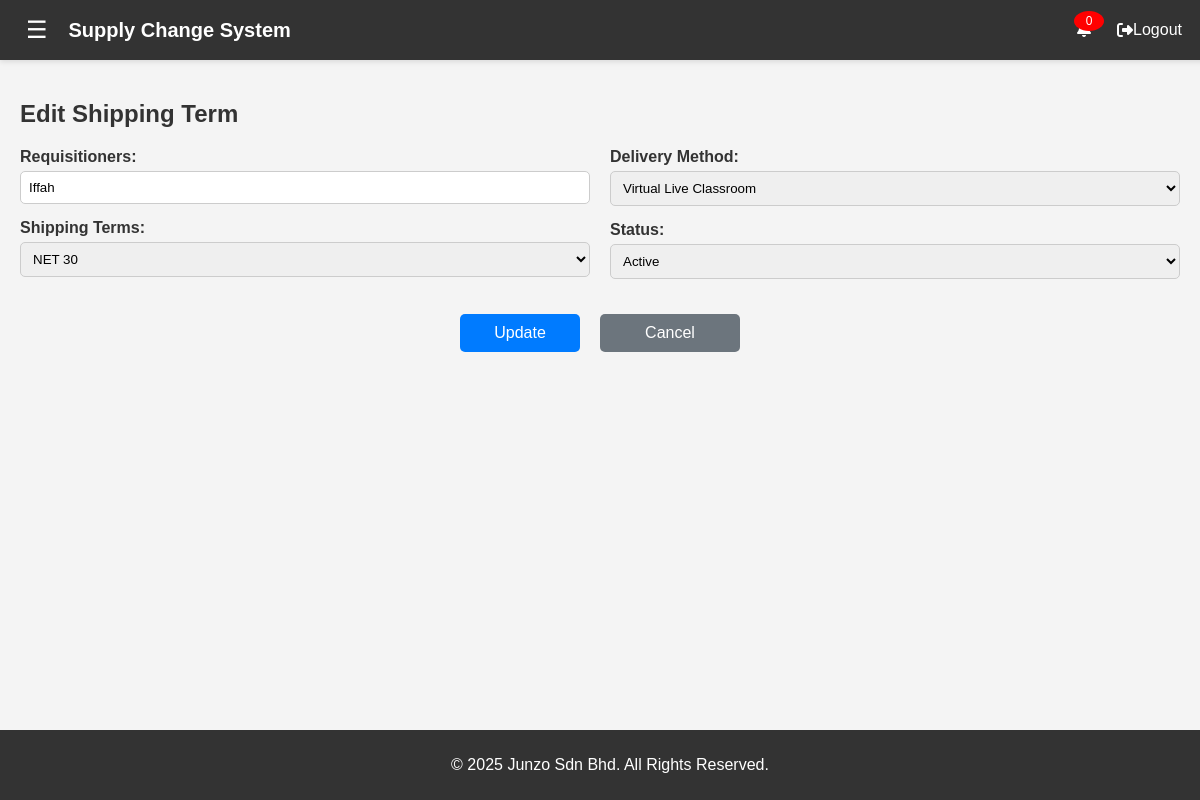
The page /edit_shipping.php?id=1 (signed in) on the database its author committed.
### tables this page shows
CREATE TABLE `shipping_terms` (
  `shipping_id` int(11) NOT NULL,
  `date_created` timestamp NOT NULL DEFAULT current_timestamp(),
  `last_updated` timestamp NOT NULL DEFAULT current_timestamp() ON UPDATE current_timestamp(),
  `requisitioners` varchar(255) NOT NULL,
  `shipping_terms` enum('FOB','CIF','NET 30','NET 14','NET 60') NOT NULL,
  `deliver_via` enum('Virtual Live Classroom','Face to Face','Hybrid','E-Learning','Certification','Onsite Client Location') NOT NULL,
  `status` enum('Inactive','Active') NOT NULL DEFAULT 'Active'
);

### edit_shipping.php (the view, shortened to what this page needs)
<?php
include 'header.php';
$shipping_id = $_GET['id'];
$query = "SELECT * FROM shipping_terms WHERE shipping_id = ?";
$stmt = $conn->prepare($query);
$stmt->bind_param("i", $shipping_id);
$stmt->execute();
$result = $stmt->get_result();
$shipping = $result->fetch_assoc();
?>
<body>
<div class="container">
    <h2>Edit Shipping Term</h2>
    <form action="update_shipping.php" method="post">
        <div class="form-container">
            <div class="form-column">
                <div class="form-group">
                    <label>Requisitioners:</label>
                    <input type="text" name="requisitioners" value="<?php echo $shipping['requisitioners']; ?>" required>
                </div>
                <div class="form-group">
                    <label>Shipping Terms:</label>
                    <select name="shipping_terms" required>
                        <option value="NET 30" <?php if ($shipping['shipping_terms'] == 'NET 30') echo 'selected'; ?>>NET 30</option>
                    </select>
                </div>
            </div>
            <div class="form-column">
                <div class="form-group">
                    <label>Delivery Method:</label>
                    <select name="deliver_via" required>
                        <option value="Virtual Live Classroom" <?php if ($shipping['deliver_via'] == 'Virtual Live Classroom') echo 'selected'; ?>>Virtual Live Classroom</option>
                    </select>
                </div>
                <div class="form-group">
                    <label>Status:</label>
                    <select name="status" required>
                        <option value="Active" <?php if ($shipping['status'] == 'Active') echo 'selected'; ?>>Active</option>
                    </select>
                </div>
            </div>
        </div>
        <div class="button-group">
            <button type="submit" class="btn btn-primary">Update</button>
            <a href="shipping_terms.php" class="btn btn-secondary">Cancel</a>
        </div>
    </form>
</div>
<?php include 'footer.php'; ?>
</body>
</html>

### css/styles.css (style rules this page uses)
body { margin: 0; padding: 0; font-family: 'Poppins', Arial, sans-serif; background-color: #f4f4f4; color: #333; }
.btn { text-decoration: none; padding: 10px 18px; border-radius: 6px; font-size: 14px; font-weight: 500; transition: all 0.3s ease-in-out; display: inline-block; text-align: center; cursor: pointer; border: none; }
.container { margin-top: 60px; margin-left: 0; padding: 20px; transition: margin-left 0.3s ease-in-out; }

### edit_shipping.php (style rules this page uses)
.container { margin-top: 60px; padding: 20px; }
.form-container { display: flex; flex-wrap: wrap; gap: 20px; }
.form-column { flex: 1; min-width: 250px; }
.form-group { margin-bottom: 15px; }
label { font-weight: bold; display: block; margin-bottom: 5px; }
input, select { width: 100%; padding: 8px; border: 1px solid #ccc; border-radius: 5px; box-sizing: border-box; }
.button-group { display: flex; justify-content: center; gap: 20px; margin-top: 20px; }
.btn { padding: 10px; border: none; border-radius: 5px; cursor: pointer; font-size: 16px; width: 120px; text-align: center; }
.btn-primary { background-color: #007bff; color: white; }
.btn-secondary { background-color: #6c757d; color: white; text-decoration: none; }

### rows shown on the page
shipping_terms: requisitioners "Iffah", shipping_terms "NET 30", deliver_via "Virtual Live Classroom", status "Active"

### other values the page prints
$unread_count "0"
